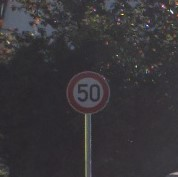
#> input picture prueba_recorte.jpg, 178 x 177 px
$ jupyter execute --allow-errors 'Clasificadores señal o no señal.ipynb'
#> lines starting #> are read from the running program, lines starting #| are printed output that depends on the picture
[cell 1]
import numpy as np
import cv2
import time

from sklearn.neural_network import MLPClassifier
from sklearn import svm
from sklearn import tree
from sklearn.naive_bayes import MultinomialNB

#> (a cell that did not finish here is left out)

[cell 3]
#RED NEURONAL
inicioRN = time.time()
rn = MLPClassifier(solver='lbfgs', alpha=1e-5, hidden_layer_sizes=(5, 2), random_state=1)
#> (the rest of this cell did not finish here and is left out)

[cell 4]
#RED NEURONAL
inicioRN = time.time()
#> (the rest of this cell did not finish here and is left out)

### Pruebas manuales

[cell 5]
from skimage.feature import hog

[cell 6]
imgSign = cv2.imread('prueba_recorte.jpg',0)
#> imgSign: shape (177, 178); min 37, max 255, mean 55
imgSign = cv2.resize(imgSign,(100,100))
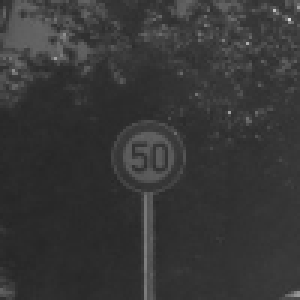
#> imgSign: shape (100, 100) (shown 3 times larger); min 38, max 220, mean 54.9
print(imgSign.shape)
#| (100, 100)
#> (the rest of this cell did not finish here and is left out)

[cell 7]
imgNonSign = cv2.imread('cropped_images/221.jpg',0)
#> (the rest of this cell did not finish here and is left out)

[cell 8]
imgSign = cv2.imread('cropped_images/954.jpg',0)
np.sum(imgSign)

[cell 9]
for i in range(1,23):
    imgSign = cv2.imread('Acierto'+str(i)+'.png',0)
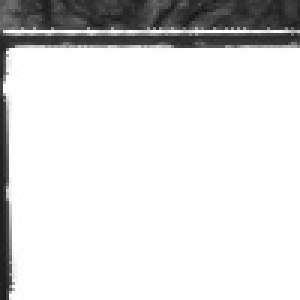
#> input picture Acierto1.png, 100 x 100 px (shown 3 times larger)
#> imgSign is the input picture: shape (100, 100); min 19, max 255, mean 221.9
    print(np.min(imgSign))
#| 19
